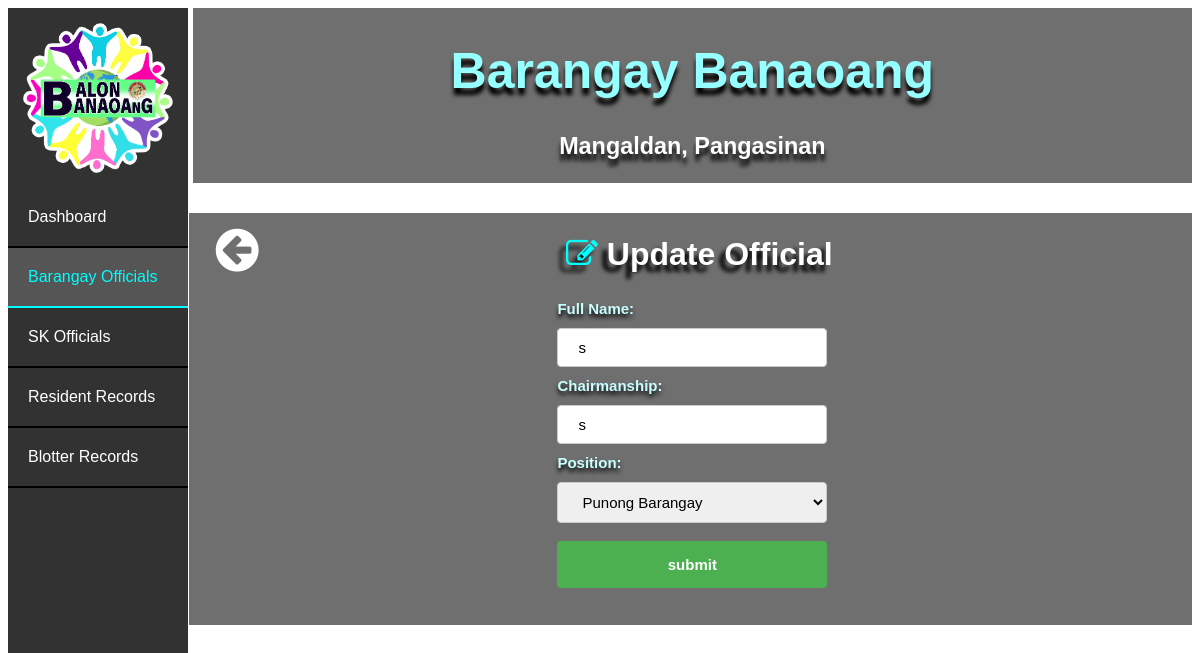
/edit_official/3, run on an earlier commit of the app's database.
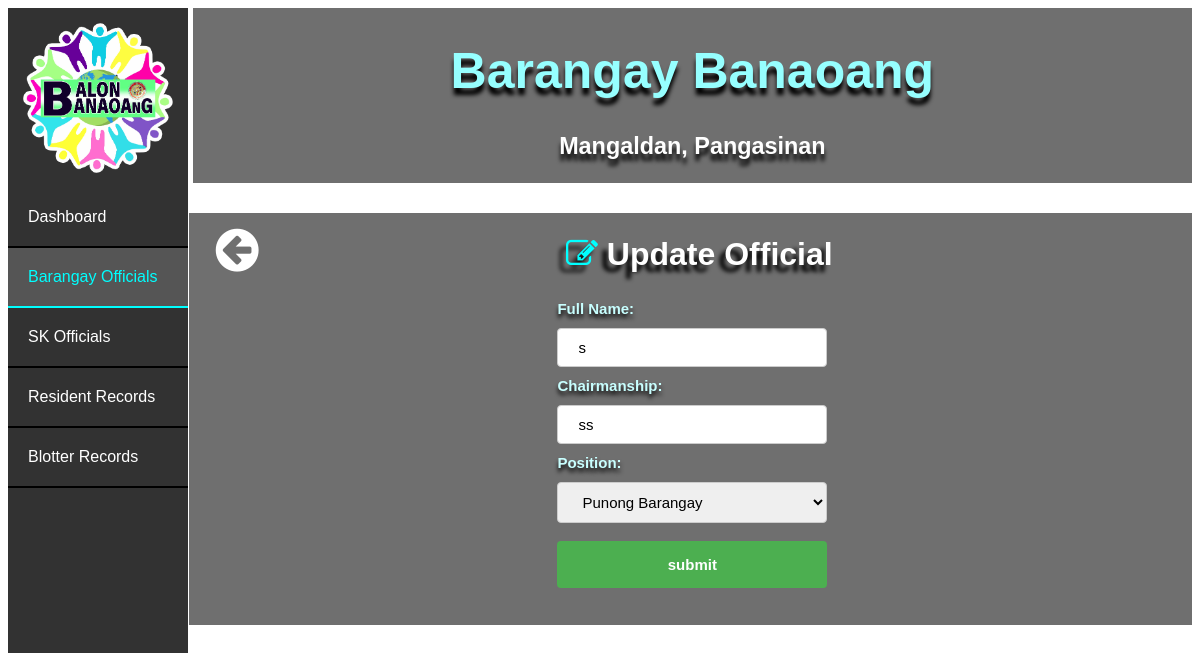
And on a later commit of the database.
### bis/models.py (models this page shows)
class Official(models.Model):
    image = models.TextField(blank=True)
    full_name = models.CharField(max_length=30)
    chairmanship = models.CharField(max_length=30)
    position = models.CharField(max_length=30)

### bis/views.py (the view)
# urls.py: path('edit_official/<pk>', views.edit_official, name='edit_official'),
def edit_official(request, pk):
    official = Official.objects.get(pk = pk)
    return render(request, 'edit_officials.html', { 'edit_official' : official })

### bis/templates/edit_officials.html (shortened to what this page needs)
<!DOCTYPE html>
<html lang="en">
<head>
    {% load static %}
    <link rel="stylesheet" href="{% static 'index.css' %}">
    <link rel="stylesheet" type="text/css" href="https://maxcdn.bootstrapcdn.com/font-awesome/4.7.0/css/font-awesome.min.css">
</head>
<body>
    <div class="banr">
        <div class="bant"><h1>Barangay Banaoang</h1></div>
        <div class="bant2"><h3>Mangaldan, Pangasinan</h3></div>
    </div>
    <ul>
        <div class="logo1"></div>
        <li><a href="index">Dashboard</a></li>
        <li><a class="active" href="list_officials">Barangay Officials</a></li>
        <li><a href="list_sks">SK Officials</a></li>
        <li><a href="list_residents">Resident Records</a></li>
        <li><a href="list_blotters">Blotter Records</a></li>
      </ul>
    <div class="cont">
        <a href="list_officials"><i class="fa fa-arrow-circle-left" style="margin-left: 2.5%; margin-top: 1%; float: left;"></i></a>
        <h1 class="h" style="margin-right: 5%;"><i class="fa fa-edit" style="color: cyan;"></i> Update Official</h1>
    <div class="conto">
    <form action="/edit_officials/edit/{{ edit_official.pk }}" method="post" enctype="multipart/form-data">{% csrf_token %}
        <label for="fname">Full Name:</label>
        <input type="text" class="fname" name="full_name" value="{{ edit_official.full_name }}">
        <label for="chair">Chairmanship:</label>
        <input type="text" class="chair" name="chairmanship" value="{{ edit_official.chairmanship }}">
        <label for="pos">Position:</label>
        <select class="cstat" name="position" required>
            <option value="{{ edit_official.position }}">{{ edit_official.position }}</option>
        </select><br>
        <input type="submit" value="submit">
      </form>
      </div></div>
</body>
</html>

What changed in the data, as far as the page shows it:
changed Official "Punong Barangay": chairmanship "s" → "ss"
